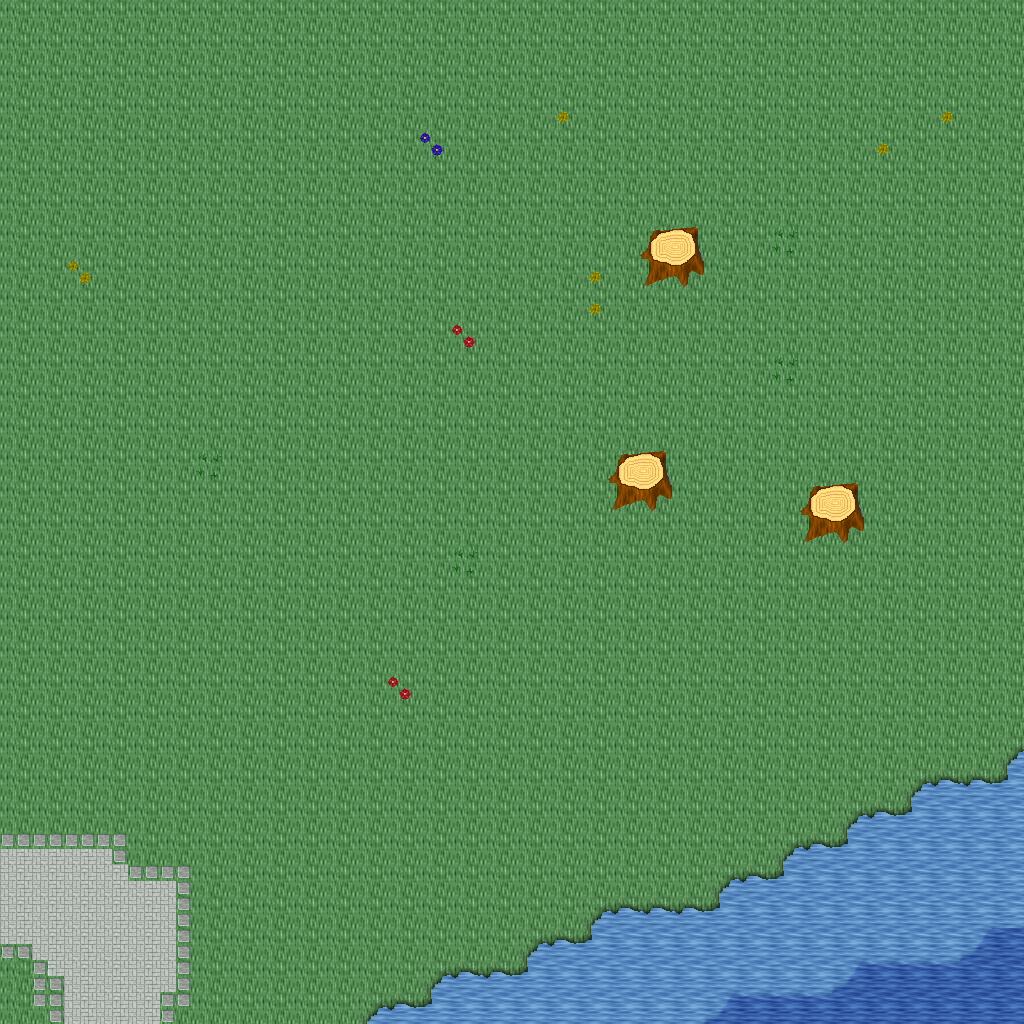

The image is a tile-based game level rendered from a .tmx file. Its description and source (layers, tilesets, objects; grid data summarised) follow:
An orthogonal 32x32 tile map with 32x32 px tiles, 5 tile layers (Ground, Objects, Objects2, Above, ...), 1 hidden layer not drawn, 28 tilesets.

<map version="1.10" tiledversion="1.11.0" orientation="orthogonal" renderorder="right-down" width="32" height="32" tilewidth="32" tileheight="32" infinite="0" nextlayerid="11" nextobjectid="1">
 <tileset firstgid="1" name="ground_ground" tilewidth="32" tileheight="32" tilecount="33" columns="3">
  <image source="../drawable/ground_ground.png" width="96" height="352" />
 </tileset>
 <tileset firstgid="34" name="ground_water_pool" tilewidth="32" tileheight="32" tilecount="72" columns="3">
  <image source="../drawable/ground_water_pool.png" width="96" height="768" />
 </tileset>
 <tileset firstgid="106" name="plant_flower_daisy_red" tilewidth="32" tileheight="32" tilecount="8" columns="2">
  <image source="../drawable/plant_flower_daisy_red.png" width="64" height="128" />
 </tileset>
 <tileset firstgid="114" name="plant_flower_daisy_white" tilewidth="32" tileheight="32" tilecount="8" columns="2">
  <image source="../drawable/plant_flower_daisy_white.png" width="64" height="128" />
 </tileset>
 <tileset firstgid="122" name="plant_flower_daisy_yellow" tilewidth="32" tileheight="32" tilecount="8" columns="2">
  <image source="../drawable/plant_flower_daisy_yellow.png" width="64" height="128" />
 </tileset>
 <tileset firstgid="130" name="plant_flower_daisy_blue" tilewidth="32" tileheight="32" tilecount="8" columns="2">
  <image source="../drawable/plant_flower_daisy_blue.png" width="64" height="128" />
 </tileset>
 <tileset firstgid="138" name="plant_grasses" tilewidth="32" tileheight="32" tilecount="6" columns="3">
  <image source="../drawable/plant_grasses.png" width="96" height="64" />
 </tileset>
 <tileset firstgid="144" name="plant_tree_tree_darkgreen" tilewidth="32" tileheight="32" tilecount="88" columns="8">
  <image source="../drawable/plant_tree_tree_darkgreen.png" width="256" height="352" />
 </tileset>
 <tileset firstgid="232" name="ground_grass_edges" tilewidth="32" tileheight="32" tilecount="36" columns="12">
  <image source="../drawable/ground_grass_edges.png" width="384" height="96" />
 </tileset>
 <tileset firstgid="268" name="ground_grass_corners" tilewidth="32" tileheight="32" tilecount="24" columns="6">
  <image source="../drawable/ground_grass_corners.png" width="192" height="128" />
 </tileset>
 <tileset firstgid="292" name="furniture_table_long_side_on_pale" tilewidth="32" tileheight="32" tilecount="3" columns="3">
  <image source="../drawable/furniture_table_long_side_on_pale.png" width="96" height="32" />
 </tileset>
 <tileset firstgid="295" name="plant_stump_stump_brown" tilewidth="32" tileheight="32" tilecount="4" columns="2">
  <image source="../drawable/plant_stump_stump_brown.png" width="64" height="64" />
 </tileset>
 <tileset firstgid="299" name="item_sign_large" tilewidth="32" tileheight="32" tilecount="15" columns="5">
  <image source="../drawable/item_sign_large.png" width="160" height="96" />
 </tileset>
 <tileset firstgid="314" name="plant_stump_small_stump" tilewidth="32" tileheight="32" tilecount="4" columns="2">
  <image source="../drawable/plant_stump_small_stump.png" width="64" height="64" />
 </tileset>
 <tileset firstgid="318" name="building_wall_bricked_edges" tilewidth="32" tileheight="32" tilecount="25" columns="5">
  <image source="../drawable/building_wall_bricked_edges.png" width="160" height="160" />
 </tileset>
 <tileset firstgid="343" name="logic_creature_orc" tilewidth="32" tileheight="32" tilecount="6" columns="6">
  <image source="../drawable/logic_creature_orc.png" width="192" height="32" />
 </tileset>
 <tileset firstgid="349" name="logic_creature_animal" tilewidth="32" tileheight="32" tilecount="32" columns="8">
  <image source="../drawable/logic_creature_animal.png" width="256" height="128" />
 </tileset>
 <tileset firstgid="381" name="logic_item_resources" tilewidth="32" tileheight="32" tilecount="6" columns="6">
  <image source="../drawable/logic_item_resources.png" width="192" height="32" />
 </tileset>
 <tileset firstgid="387" name="logic_creature_golem" tilewidth="32" tileheight="32" tilecount="4" columns="4">
  <image source="../drawable/logic_creature_golem.png" width="128" height="32" />
 </tileset>
 <tileset firstgid="391" name="logic_collision" tilewidth="32" tileheight="32" tilecount="1" columns="1">
  <image source="../drawable/logic_collision.png" width="32" height="32" />
 </tileset>
 <tileset firstgid="392" name="object_boat" tilewidth="32" tileheight="32" tilecount="42" columns="6">
  <image source="../drawable/object_boat.png" width="192" height="224" />
 </tileset>
 <tileset firstgid="434" name="furniture_table_long_front_on_pale" tilewidth="32" tileheight="32" tilecount="3" columns="1">
  <image source="../drawable/furniture_table_long_front_on_pale.png" width="32" height="96" />
 </tileset>
 <tileset firstgid="437" name="ground_green_paving" tilewidth="32" tileheight="32" tilecount="18" columns="3">
  <image source="../drawable/ground_green_paving.png" width="96" height="192" />
 </tileset>
 <tileset firstgid="455" name="logic_protection" tilewidth="32" tileheight="32" tilecount="2" columns="2">
  <image source="../drawable/logic_protection.png" width="64" height="32" />
 </tileset>
 <tileset firstgid="457" name="furniture_bed_double_peach" tilewidth="32" tileheight="32" tilecount="8" columns="2">
  <image source="../drawable/furniture_bed_double_peach.png" width="64" height="128" />
 </tileset>
 <tileset firstgid="465" name="furniture_bed_double_red" tilewidth="32" tileheight="32" tilecount="8" columns="2">
  <image source="../drawable/furniture_bed_double_red.png" width="64" height="128" />
 </tileset>
 <tileset firstgid="473" name="logic_creature_undead_skeleton" tilewidth="32" tileheight="32" tilecount="6" columns="6">
  <image source="../drawable/logic_creature_undead_skeleton.png" width="192" height="32" />
 </tileset>
 <tileset firstgid="479" name="logic_creature_undead_specter" tilewidth="32" tileheight="32" tilecount="6" columns="6">
  <image source="../drawable/logic_creature_undead_specter.png" width="192" height="32" />
 </tileset>
 <layer id="1" name="Ground" width="32" height="32">
  <data>[1024 cells, 1024 non-empty, 6 distinct tile ids]</data>
 </layer>
 <layer id="2" name="Objects" width="32" height="32">
  <data>[1024 cells, 67 non-empty, 19 distinct tile ids]</data>
 </layer>
 <layer id="3" name="Objects2" width="32" height="32">
  <data>[1024 cells, 0 non-empty, 0 distinct tile ids]</data>
 </layer>
 <layer id="4" name="Above" width="32" height="32">
  <data>[1024 cells, 0 non-empty, 0 distinct tile ids]</data>
 </layer>
 <layer id="5" name="Above2" width="32" height="32">
  <data>[1024 cells, 0 non-empty, 0 distinct tile ids]</data>
 </layer>
 <layer id="6" name="Walkable" width="32" height="32" visible="0">
  <data>[1024 cells, 30 non-empty, 1 distinct tile ids]</data>
 </layer>
 <objectgroup id="7" name="Mapevents" />
 <objectgroup id="8" name="Spawn" />
 <objectgroup id="9" name="Keys" />
 <objectgroup id="10" name="Replace" />
</map>
